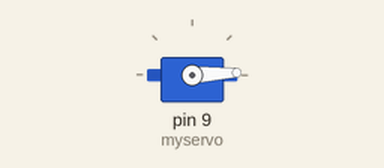
This sketch was run on a simulated Arduino Uno, built with avr-gcc and run on an emulated ATmega328P. Parts: servo.

Above: at 0.05 s.
At 0.8 s:
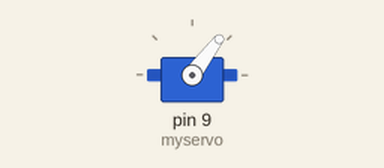
At 1.2 s:
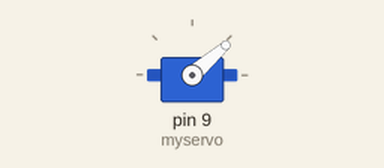
At 1.6 s:
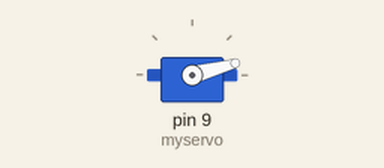
Timing chart, 0 to 4.2 s (numbered marks = the images above):
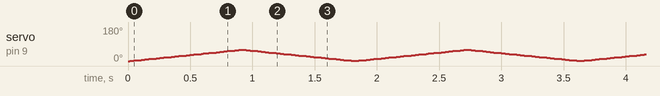

The sketch:

sketch_aug09b.ino
```cpp
#include <Servo.h>

Servo myservo;

int pos = 0;

void setup()
{
  myservo.attach(9);
}

void loop()
{
  for(pos = 0; pos < 60; pos += 1)
  {
    myservo.write(pos);
    delay(15);
  }
  for(pos = 60; pos>=1; pos-=1)
  {
    myservo.write(pos);
    delay(15);
  }
}
```
